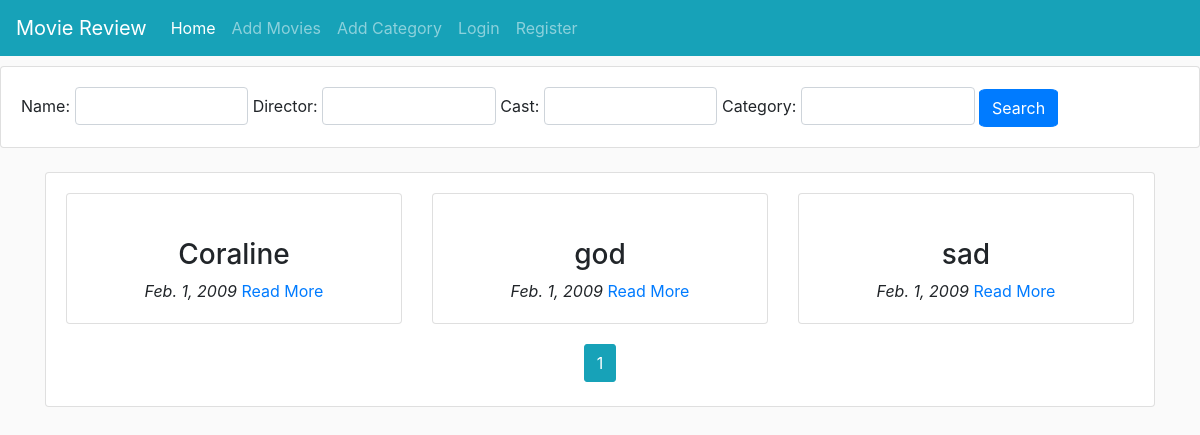
The page / on the database its author committed.
### Main/models.py (models this page shows, shortened)
class Movie(models.Model):
    name = models.CharField(max_length=300)
    director = models.CharField(max_length=300)
    category = models.ForeignKey(Category, on_delete=models.CASCADE,null=True)
    price = models.FloatField(null=True)
    cast = models.CharField(max_length=800)
    description = models.TextField(max_length=5000)
    release_date = models.DateField()
    averageRating = models.FloatField(default=0)
    image = models.URLField(default=None, null=True)
    digital = models.BooleanField(default=False,null=True, blank=True)

### Main/views.py (the view)
# urls.py: path('', views.home, name="home"),
def home (request) :
    allmovies_list = Movie.objects.all() # select * from movie
    if request.user.is_authenticated:
        customer = request.user
        order, created = Order.objects.get_or_create(customer=customer, complete=False)
        items = order.orderitem_set.all()
        cartItems = order.get_cart_items
    else :
        item = []
        order = {'get_cart_total':0,'get_cart_items':0,'shipping':False}
        cartItems = order['get_cart_items']
    myFilter = MovieFilter(request.GET, queryset=allmovies_list)
    allmovies_list = myFilter.qs
    paginator = Paginator(allmovies_list, 3)
    page = request.GET.get('page')
    try:
        allmovies = paginator.page(page)
    except PageNotAnInteger:
        allmovies = paginator.page(1)
    except EmptyPage:
        allmovies = paginator.page(paginator.num_page)
    context = {
        "movies" : allmovies ,
        'myFilter' : myFilter,
        'cartItems':cartItems
    }
    return render(request, 'main/index.html',context)

### Main/templates/Main/index.html (shortened to what this page needs)
{% extends 'main/base.html' %}
{% load widget_tweaks %}
{% block content %}
<div class="row">
  <div class="col">
    <div class="card card-body">
      <form method="get">
        Name:
        {{myFilter.form.name|add_class:"form-control form-control-width" }}
        Director:
        {{myFilter.form.director|add_class:"form-control form-control-width" }}
        Cast:
        {{myFilter.form.cast|add_class:"form-control form-control-width" }}
        Category:
        {{myFilter.form.category|add_class:"form-control form-control-width" }}
        <button class="btn btn-primary round" type="submit">Search</button>
      </form>
    </div>
  </div>
</div>
<div class="container">
  <br>
  <div class="card" id="backdrop">
    <div class="card-body">
      <div class="row">
        {% for movie in movies %}
        <div class="col-md-4">
          <div class="card">
            <div class="card-body">
              <div class="text-center">
                <h3 class="text-center">{{ movie.name }}</h3>
                <i class="text-center">{{ movie.release_date }}</i>
                <a href="{% url 'main:detail' movie.id %}">Read More</a>
              </div>
            </div>
          </div>
        </div>
        {% endfor %}
      </div>
    </div>
    <div class="pagination" style='margin:0 auto;'>
      <span class="step-links">
        {% for num in movies.paginator.page_range %}
        {% if movies.number == num %}
        <a class="btn btn-info mb-4 round" href="?page={{ num }}">{{ num }}</a>
        {% elif num > movies.number|add:'-3' and num < movies.number|add:'3' %}
        <a class="btn btn-outline-info mb-4 round" href="?page={{ num }}">{{ num }}</a>
        {% endif %}
        {% endfor %}
      </span>
    </div>
  </div>
</div>
{% endblock %}

### Main/templates/Main/base.html (shortened to what this page needs)
<!doctype html>
<html lang="en">
<head>
  <link rel="stylesheet" href="https://pro.fontawesome.com/releases/v5.10.0/css/all.css"
 />
  <link rel="stylesheet" href="https://cdnjs.cloudflare.com/ajax/libs/font-awesome/4.7.0/css/font-awesome.min.css">
  <link rel="stylesheet" href="https://cdn.jsdelivr.net/npm/bootstrap@4.5.3/dist/css/bootstrap.min.css"
>
  {% load static %}
  <link rel="stylesheet" type="text/css" href="{% static 'css/main.css' %}">
</head>
<body>
  <nav class="navbar navbar-expand-lg navbar-dark bg-info text-white">
    <a class="navbar-brand" href="{% url 'main:home' %}">Movie Review</a>
    <div class="collapse navbar-collapse" id="navbarSupportedContent">
      <ul class="navbar-nav mr-auto">
        <li class="nav-item active">
          <a class="nav-link" href="{% url 'main:home' %}">Home <span class="sr-only">(current)</span></a>
        </li>
        <li class="nav-item">
          <a class="nav-link" href="{% url 'main:add_movies' %}">Add Movies</a>
        </li>
        <li class="nav-item">
          <a class="nav-link" href="{% url 'main:add_category' %}">Add Category</a>
        </li>
        {% if user.is_authenticated %}
        <li class="nav-item dropdown">
          <a class="nav-link dropdown-toggle" href="#" id="navbarDropdown" role="button" data-toggle="dropdown"
            aria-haspopup="true" aria-expanded="false">
            {{ user.username }}
          </a>
          <div class="dropdown-menu" aria-labelledby="navbarDropdown">
            <a class="dropdown-item" href="{% url 'profile' %}">My Profile</a>
            <div class="dropdown-divider"></div>
            <a class="dropdown-item" href="{% url 'accounts:logout' %}">Logout</a>
          </div>
        </li>
        {% else %}
        <li class="nav-item">
          <a class="nav-link" href="{% url 'accounts:login' %}">Login</a>
        </li>
        <li class="nav-item">
          <a class="nav-link" href="{% url 'accounts:register' %}">Register</a>
        </li>
        {% endif %}
      </ul>
      </div>
  </nav>
  <div class="row">
  </div>
  {% block content %}{% endblock %}
</body>
</html>

### Main/static/css/main.css (style rules this page uses)
body { background-color: hsl(0, 0%, 98%); }
.btn { border-radius: 0; }

### Main/templates/Main/index.html (style rules this page uses)
.form-control-width { width: 15%; display: inline-block }
.round { border-radius: 10%; }

### rows shown on the page
Movie: name "Coraline", release_date "Feb. 1, 2009"
Movie: name "god", release_date "Feb. 1, 2009"
Movie: name "sad", release_date "Feb. 1, 2009"

### other values the page prints
{{ num }} "1"
